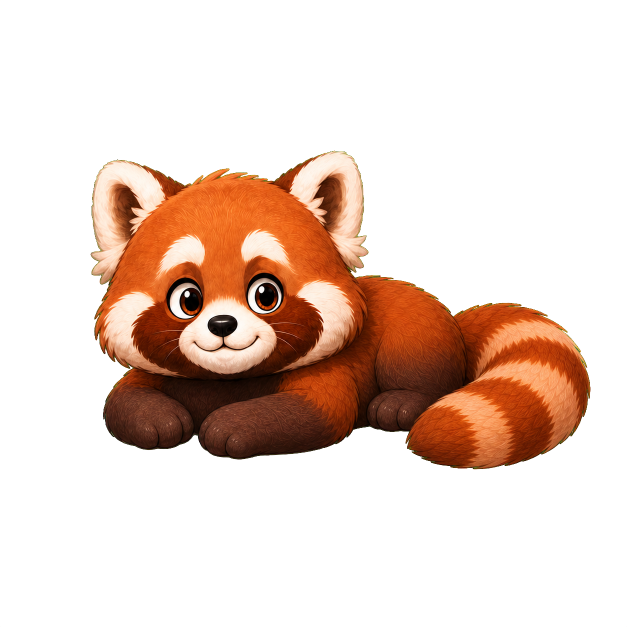
#> input picture asset/character/red-panda/master/v0.4/mochidock-red-panda-prone-master-v0.4.png, 1254 x 1254 px (shown at 1/2 size)
$ python stabilize_md008_frames.py
#> lines starting #> are read from the running program, lines starting #| are printed output that depends on the picture
#!/usr/bin/env python3
"""Build stable MD-008 review masters on immutable pixel bases."""

from __future__ import annotations

import argparse
import json
import shutil
from pathlib import Path

from PIL import Image, ImageChops, ImageDraw, ImageFilter


ROOT = Path(__file__).resolve().parents[2]
ASSET_ROOT = ROOT / "asset/character/red-panda"
IDLE_MASTER = ASSET_ROOT / "master/v0.4/mochidock-red-panda-prone-master-v0.4.png"
MASK_PATH = ASSET_ROOT / "masks/v0.4/md008-attention-masks-v3.json"
SOURCE_DIR = ROOT / "asset/workbench/md-008-master-frames-v1"
OUTPUT_DIR = ROOT / "asset/workbench/md-008-master-frames-stable-v1"
MASTER_DIR = ASSET_ROOT / "master/v0.4"
PREVIEW_DIR = ASSET_ROOT / "previews/v0.4"
CATALOG_DIR = ROOT / "MochiDock/MochiDock/Assets.xcassets/Characters/RedPanda/Prone/v0.4"
SIZES = (80, 120, 160, 240, 320)
STATES = {
    "attention-base": ("AttentionBase", "RedPandaProneAttentionBaseV04"),
    "attention-tail": ("AttentionTail", "RedPandaProneAttentionTailV04"),
}


def load_rgba(path: Path) -> Image.Image:
    with Image.open(path) as image:
#> image is the input picture: PIL image 1254x1254 RGBA; mean R, G, B, A 45.6, 25.1, 14.9, 68.9
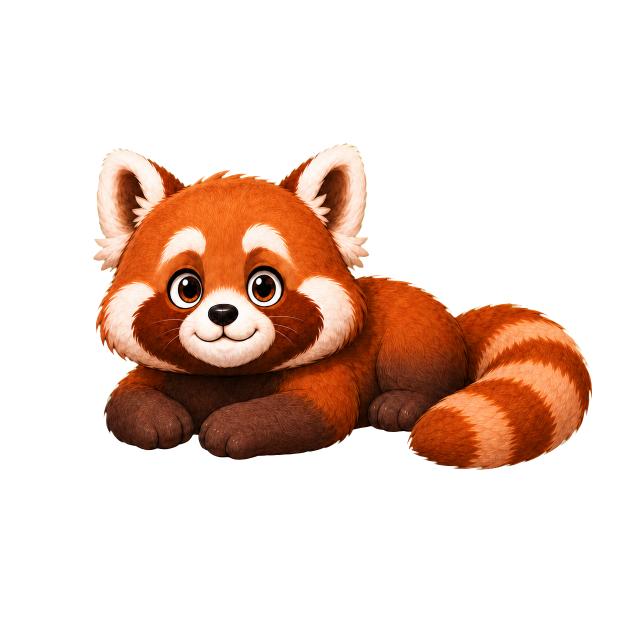
#> input picture asset/workbench/md-008-master-frames-v1/mochidock-red-panda-attention-base-source-v1.png, 1254 x 1254 px (shown at 1/2 size)
#> in load_rgba, image is the input picture: PIL image 1254x1254 RGBA; mean R, G, B, A 46.7, 25.1, 14.6, 68.4
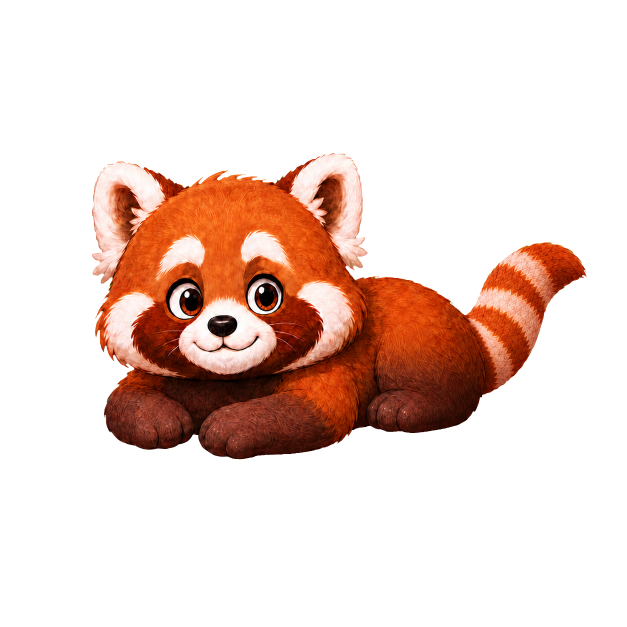
#> input picture asset/workbench/md-008-master-frames-v1/mochidock-red-panda-integrated-tail-source-v2.png, 1254 x 1254 px (shown at 1/2 size)
#> in load_rgba, image is the input picture: PIL image 1254x1254 RGBA; mean R, G, B, A 43.3, 22.2, 14.4, 62.6
        return image.convert("RGBA")


def region_mask(name: str, *, feather: bool, size: tuple[int, int] | None = None) -> Image.Image:
#> (the run stopped early here; a loop or call above may not have finished)
